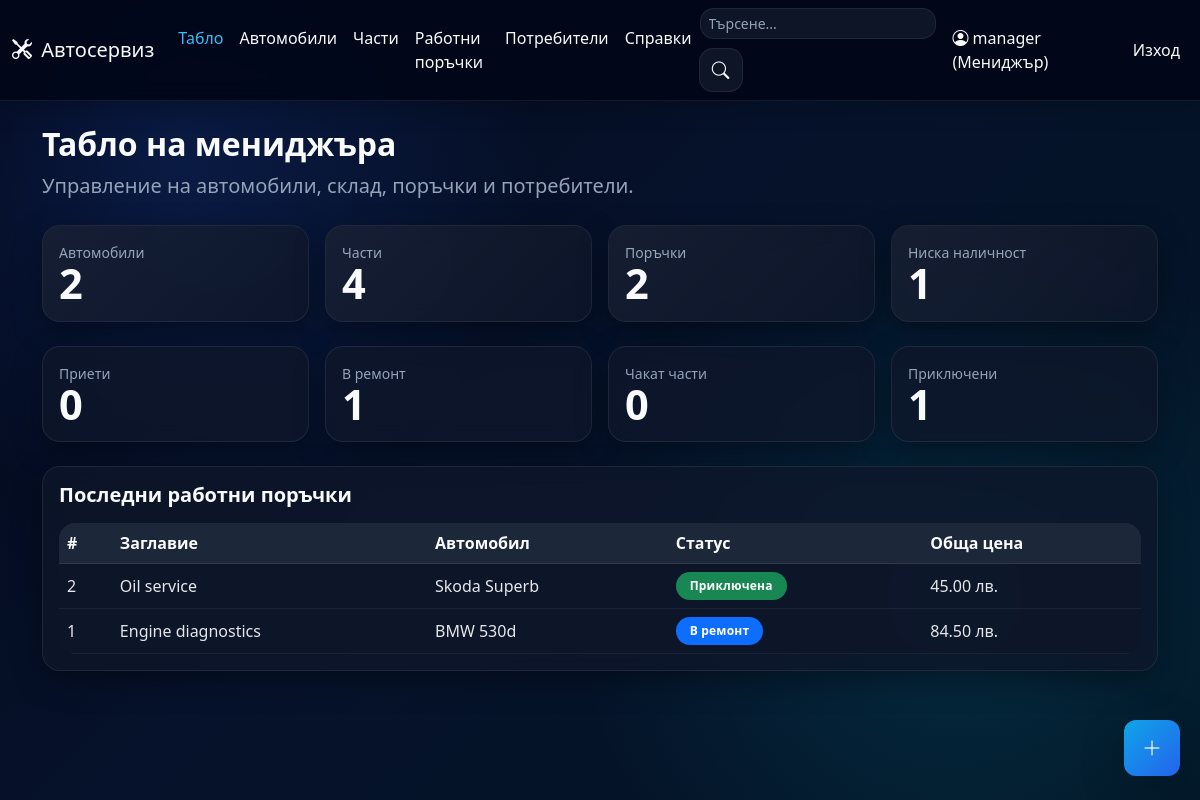
The page /dashboard (signed in) on the database its author committed.
### app/models.py (models this page shows, shortened)
class User(UserMixin, db.Model):
    id = db.Column(db.Integer, primary_key=True)
    username = db.Column(db.String(80), unique=True, nullable=False)
    password_hash = db.Column(db.String(255), nullable=False)
    role = db.Column(db.String(20), nullable=False, default='client')
    full_name = db.Column(db.String(120))
    phone = db.Column(db.String(30))
    created_at = db.Column(db.DateTime, default=datetime.now)
    cars = db.relationship('Car', backref='user', lazy=True)

class WorkOrder(db.Model):
    id = db.Column(db.Integer, primary_key=True)
    title = db.Column(db.String(150), nullable=False)
    description = db.Column(db.Text, nullable=False)
    status = db.Column(db.String(30), nullable=False, default='open')
    notes = db.Column(db.Text)
    labor_cost = db.Column(db.Float, nullable=False, default=0.0)
    created_at = db.Column(db.DateTime, default=datetime.now)
    updated_at = db.Column(db.DateTime, default=datetime.now, onupdate=datetime.now)
    car_id = db.Column(db.Integer, db.ForeignKey('car.id'), nullable=False)
    client_id = db.Column(db.Integer, db.ForeignKey('user.id'))
    mechanic_id = db.Column(db.Integer, db.ForeignKey('user.id'))
    created_by_id = db.Column(db.Integer, db.ForeignKey('user.id'))
    client = db.relationship('User', foreign_keys=[client_id], backref='client_orders')
    mechanic = db.relationship('User', foreign_keys=[mechanic_id], backref='assigned_orders')
    created_by = db.relationship('User', foreign_keys=[created_by_id], backref='created_orders')
    parts = db.relationship('WorkOrderPart', backref='work_order', lazy=True, cascade='all, delete-orphan')
    @property
    def total_parts_cost(self):
        return round(sum((link.unit_price_snapshot or 0) * link.quantity_used for link in self.parts), 2)
    @property
    def total_cost(self):
        return round((self.labor_cost or 0) + self.total_parts_cost, 2)

class Car(db.Model):
    id = db.Column(db.Integer, primary_key=True)
    vin = db.Column(db.String(64), unique=True, nullable=False)
    registration_number = db.Column(db.String(32), unique=True)
    make = db.Column(db.String(80), nullable=False)
    model = db.Column(db.String(80), nullable=False)
    year = db.Column(db.Integer)
    owner_name = db.Column(db.String(120), nullable=False)
    owner_phone = db.Column(db.String(30))
    image_filename = db.Column(db.String(255))
    user_id = db.Column(db.Integer, db.ForeignKey('user.id'))
    created_at = db.Column(db.DateTime, default=datetime.now)
    orders = db.relationship('WorkOrder', backref='car', lazy=True, cascade='all, delete-orphan')

class WorkOrderPart(db.Model):
    id = db.Column(db.Integer, primary_key=True)
    work_order_id = db.Column(db.Integer, db.ForeignKey('work_order.id'), nullable=False)
    part_id = db.Column(db.Integer, db.ForeignKey('part.id'), nullable=False)
    quantity_used = db.Column(db.Integer, nullable=False, default=1)
    unit_price_snapshot = db.Column(db.Float, nullable=False, default=0.0)

### app/routes_main.py (the view, shortened to what this page needs)
    @app.route('/dashboard')
    @login_required
    def dashboard():
        stats = {
            'cars': Car.query.count(),
            'parts': Part.query.count(),
            'orders': WorkOrder.query.count(),
            'users': User.query.count(),
            'low_stock': Part.query.filter(Part.quantity <= Part.min_quantity).count(),
            'open_orders': WorkOrder.query.filter_by(status='open').count(),
            'in_progress_orders': WorkOrder.query.filter_by(status='in_progress').count(),
            'awaiting_parts_orders': WorkOrder.query.filter_by(status='awaiting_parts').count(),
            'completed_orders': WorkOrder.query.filter_by(status='completed').count(),
        }
        recent_orders = WorkOrder.query.order_by(WorkOrder.created_at.desc()).limit(5).all()
        if current_user.role == 'manager':
            return render_template('dashboard_manager.html', stats=stats, recent_orders=recent_orders)

### app/route_support.py (called while the page is built)
def register_template_helpers(app):
    @app.context_processor
    def inject_status_helpers():
        return {
            'status_label': status_label,
            'status_badge': status_badge,
            'status_meta': STATUS_META,
            'role_label': role_label,
            'pdf_export_enabled': pdf_export_available(),
        }

def status_label(status: str) -> str:
    return STATUS_META.get(status, {}).get('label', status)

def status_badge(status: str) -> str:
    return STATUS_META.get(status, {}).get('badge', 'text-bg-light')

def role_label(role: str) -> str:
    return ROLE_META.get(role, role)

def load_pdf_dependencies():
    pagesizes = import_module('reportlab.lib.pagesizes')
    utils = import_module('reportlab.lib.utils')
    pdfbase = import_module('reportlab.pdfbase')
    ttfonts = import_module('reportlab.pdfbase.ttfonts')
    pdfgen = import_module('reportlab.pdfgen.canvas')
    return {
        'A4': pagesizes.A4,
        'simple_split': utils.simpleSplit,
        'pdfmetrics': pdfbase.pdfmetrics,
        'ttfont': ttfonts.TTFont,
        'canvas': pdfgen,
    }

def pdf_export_available() -> bool:
    try:
        load_pdf_dependencies()
    except ImportError:
        return False
    return True

### app/templates/dashboard_manager.html
{% extends "base.html" %}
{% block content %}
<div class="hero-inner text-start px-0 py-0 mb-4">
  <h2 class="fw-bold">Табло на мениджъра</h2>
  <p class="lead text-muted">Управление на автомобили, склад, поръчки и потребители.</p>
</div>
<div class="row g-3 mb-4">
  <div class="col-md-3"><div class="card stat-card"><div class="card-body"><div class="small text-muted">Автомобили</div><div class="stat-number">{{ stats.cars }}</div></div></div></div>
  <div class="col-md-3"><div class="card stat-card"><div class="card-body"><div class="small text-muted">Части</div><div class="stat-number">{{ stats.parts }}</div></div></div></div>
  <div class="col-md-3"><div class="card stat-card"><div class="card-body"><div class="small text-muted">Поръчки</div><div class="stat-number">{{ stats.orders }}</div></div></div></div>
  <div class="col-md-3"><div class="card stat-card warning"><div class="card-body"><div class="small text-muted">Ниска наличност</div><div class="stat-number">{{ stats.low_stock }}</div></div></div></div>
</div>
<div class="row g-3 mb-4">
  <div class="col-md-3"><div class="card status-open-card"><div class="card-body"><div class="small text-muted">Приети</div><div class="stat-number">{{ stats.open_orders }}</div></div></div></div>
  <div class="col-md-3"><div class="card status-progress-card"><div class="card-body"><div class="small text-muted">В ремонт</div><div class="stat-number">{{ stats.in_progress_orders }}</div></div></div></div>
  <div class="col-md-3"><div class="card status-awaiting-card"><div class="card-body"><div class="small text-muted">Чакат части</div><div class="stat-number">{{ stats.awaiting_parts_orders }}</div></div></div></div>
  <div class="col-md-3"><div class="card status-completed-card"><div class="card-body"><div class="small text-muted">Приключени</div><div class="stat-number">{{ stats.completed_orders }}</div></div></div></div>
</div>
<div class="card">
  <div class="card-body">
    <h5 class="mb-3">Последни работни поръчки</h5>
    <div class="table-responsive">
      <table class="table align-middle">
        <thead><tr><th>#</th><th>Заглавие</th><th>Автомобил</th><th>Статус</th><th>Обща цена</th></tr></thead>
        <tbody>
          {% for order in recent_orders %}
          <tr><td>{{ order.id }}</td><td>{{ order.title }}</td><td>{{ order.car.make }} {{ order.car.model }}</td><td><span class="badge {{ status_badge(order.status) }} status-pill">{{ status_label(order.status) }}</span></td><td>{{ '%.2f'|format(order.total_cost) }} лв.</td></tr>
          {% else %}
          <tr><td colspan="5" class="text-center text-muted">Няма поръчки.</td></tr>
          {% endfor %}
        </tbody>
      </table>
    </div>
  </div>
</div>
{% endblock %}

### app/templates/base.html (shortened to what this page needs)
<!doctype html>
<html lang="bg">
<head>
  <link href="https://cdn.jsdelivr.net/npm/bootstrap@5.3.3/dist/css/bootstrap.min.css" rel="stylesheet">
  <link rel="stylesheet" href="https://cdn.jsdelivr.net/npm/bootstrap-icons@1.11.3/font/bootstrap-icons.min.css">
  <link rel="stylesheet" href="{{ url_for('static', filename='css/styles.css') }}">
</head>
<body>
<nav class="navbar navbar-expand-lg sticky-top">
  <div class="container-fluid">
    <a class="navbar-brand" href="{{ url_for('landing') if not current_user.is_authenticated else url_for('dashboard') }}">
      <i class="bi bi-tools me-1"></i> Автосервиз
    </a>
    <div class="collapse navbar-collapse" id="navMenu">
      {% if current_user.is_authenticated %}
      <ul class="navbar-nav me-auto mb-2 mb-lg-0">
        <li class="nav-item"><a class="nav-link {% if request.path.startswith('/dashboard') %}active{% endif %}" href="{{ url_for('dashboard') }}">Табло</a></li>
        <li class="nav-item"><a class="nav-link {% if request.path.startswith('/cars') %}active{% endif %}" href="{{ url_for('list_cars') }}">Автомобили</a></li>
        <li class="nav-item"><a class="nav-link {% if request.path.startswith('/parts') %}active{% endif %}" href="{{ url_for('list_parts') }}">Части</a></li>
        <li class="nav-item"><a class="nav-link {% if request.path.startswith('/work-orders') %}active{% endif %}" href="{{ url_for('list_work_orders') }}">Работни поръчки</a></li>
        {% if current_user.role == 'manager' %}
        <li class="nav-item"><a class="nav-link {% if request.path.startswith('/users') %}active{% endif %}" href="{{ url_for('manage_users') }}">Потребители</a></li>
        <li class="nav-item"><a class="nav-link {% if request.path.startswith('/reports') %}active{% endif %}" href="{{ url_for('reports') }}">Справки</a></li>
        {% endif %}
      </ul>
      {% endif %}
      <ul class="navbar-nav ms-auto align-items-center gap-2">
        {% if current_user.is_authenticated %}
        <li class="nav-item me-2 d-none d-md-block">
          <div class="input-group search-box">
            <input id="globalSearch" class="form-control form-control-sm" type="search" placeholder="Търсене...">
            <span class="input-group-text bg-white"><i class="bi bi-search"></i></span>
          </div>
        </li>
        <li class="nav-item"><span class="navbar-text"><i class="bi bi-person-circle"></i> {{ current_user.username }} ({{ role_label(current_user.role) }})</span></li>
        <li class="nav-item"><a class="nav-link text-danger" href="{{ url_for('logout') }}">Изход</a></li>
        {% else %}
        <li class="nav-item"><a class="nav-link" href="{{ url_for('login') }}">Вход</a></li>
        {% endif %}
      </ul>
    </div>
  </div>
</nav>
<div class="container py-4">
  {% block content %}{% endblock %}
</div>
{% if current_user.is_authenticated and current_user.role in ['manager', 'client'] %}
<button id="fabAdd" class="btn btn-primary btn-lg shadow-lg rounded-circle position-fixed d-flex align-items-center justify-content-center" style="right:20px;bottom:24px;width:56px;height:56px;z-index:1050;" data-bs-toggle="modal" data-bs-target="#fabModal" aria-label="Създай">
  <i class="bi bi-plus-lg" style="font-size:1.25rem"></i>
</button>
{% endif %}
</body>
</html>

### rows shown on the page
User: username "manager", role "Мениджър"
WorkOrder: id "2", title "Oil service", car.make "Skoda", car.model "Superb", status "Приключена", total_cost "45.00"
WorkOrder: id "1", title "Engine diagnostics", car.make "BMW", car.model "530d", status "В ремонт", total_cost "84.50"

### other values the page prints
{{ stats.cars }} "2"
{{ stats.parts }} "4"
{{ stats.orders }} "2"
{{ stats.low_stock }} "1"
{{ stats.open_orders }} "0"
{{ stats.in_progress_orders }} "1"
{{ stats.awaiting_parts_orders }} "0"
{{ stats.completed_orders }} "1"
